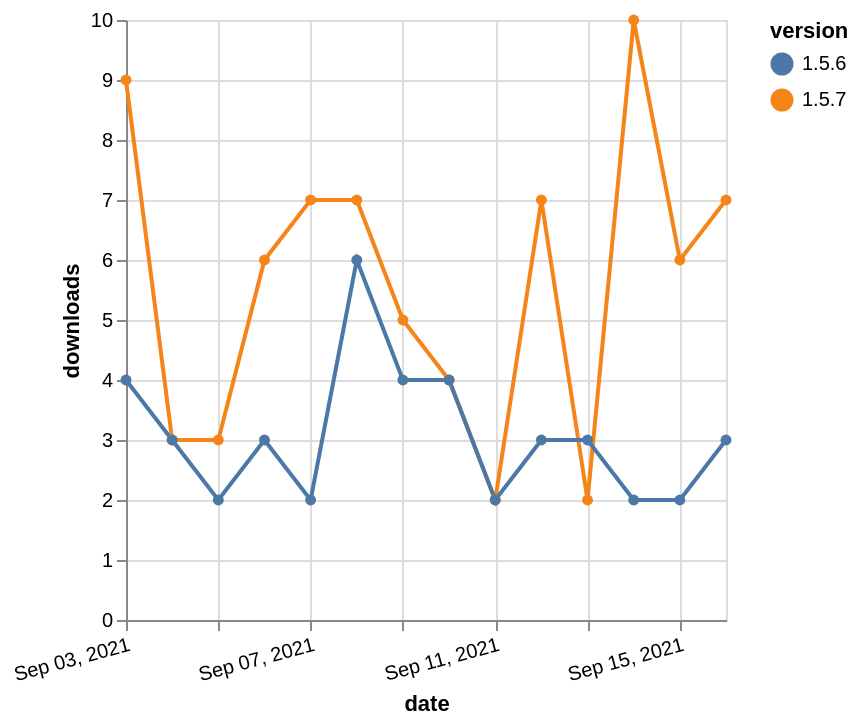

Write a Vega-Lite specification for this figure.
### Vega-Lite specification from a JSON file in a GitHub repository (floating-point values rounded to 4 significant figures)
{"$schema": "https://vega.github.io/schema/vega-lite/v5.json", "description": "A simple bar chart with embedded data.", "data": {"values": [{"date": "2021-09-03", "total": 4904, "delta": 9, "version": "1.5.7"}, {"date": "2021-09-04", "total": 4907, "delta": 3, "version": "1.5.7"}, {"date": "2021-09-05", "total": 4910, "delta": 3, "version": "1.5.7"}, {"date": "2021-09-06", "total": 4916, "delta": 6, "version": "1.5.7"}, {"date": "2021-09-07", "total": 4923, "delta": 7, "version": "1.5.7"}, {"date": "2021-09-08", "total": 4930, "delta": 7, "version": "1.5.7"}, {"date": "2021-09-09", "total": 4935, "delta": 5, "version": "1.5.7"}, {"date": "2021-09-10", "total": 4939, "delta": 4, "version": "1.5.7"}, {"date": "2021-09-11", "total": 4941, "delta": 2, "version": "1.5.7"}, {"date": "2021-09-12", "total": 4948, "delta": 7, "version": "1.5.7"}, {"date": "2021-09-13", "total": 4950, "delta": 2, "version": "1.5.7"}, {"date": "2021-09-14", "total": 4960, "delta": 10, "version": "1.5.7"}, {"date": "2021-09-15", "total": 4966, "delta": 6, "version": "1.5.7"}, {"date": "2021-09-16", "total": 4973, "delta": 7, "version": "1.5.7"}, {"date": "2021-09-03", "total": 5583, "delta": 4, "version": "1.5.6"}, {"date": "2021-09-04", "total": 5586, "delta": 3, "version": "1.5.6"}, {"date": "2021-09-05", "total": 5588, "delta": 2, "version": "1.5.6"}, {"date": "2021-09-06", "total": 5591, "delta": 3, "version": "1.5.6"}, {"date": "2021-09-07", "total": 5593, "delta": 2, "version": "1.5.6"}, {"date": "2021-09-08", "total": 5599, "delta": 6, "version": "1.5.6"}, {"date": "2021-09-09", "total": 5603, "delta": 4, "version": "1.5.6"}, {"date": "2021-09-10", "total": 5607, "delta": 4, "version": "1.5.6"}, {"date": "2021-09-11", "total": 5609, "delta": 2, "version": "1.5.6"}, {"date": "2021-09-12", "total": 5612, "delta": 3, "version": "1.5.6"}, {"date": "2021-09-13", "total": 5615, "delta": 3, "version": "1.5.6"}, {"date": "2021-09-14", "total": 5617, "delta": 2, "version": "1.5.6"}, {"date": "2021-09-15", "total": 5619, "delta": 2, "version": "1.5.6"}, {"date": "2021-09-16", "total": 5622, "delta": 3, "version": "1.5.6"}]}, "width": "container", "mark": {"type": "line", "point": {"filled": true}}, "encoding": {"x": {"field": "date", "type": "temporal", "timeUnit": "yearmonthdate", "title": "date", "axis": {"labelAngle": -15}}, "y": {"field": "delta", "type": "quantitative", "title": "downloads"}, "color": {"field": "version", "type": "nominal"}, "tooltip": {"field": "delta"}}}
